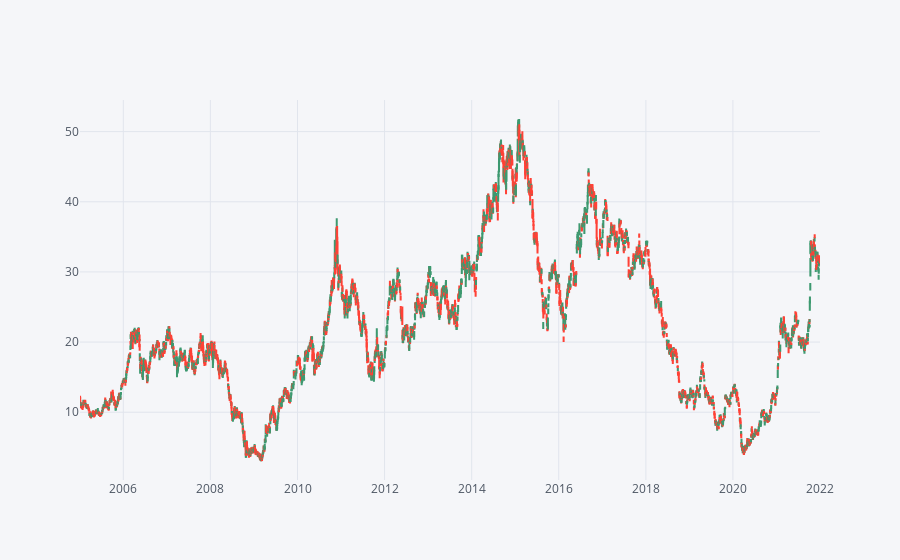

This figure's notebook cell:
### Code cell
ttm.iplot("candle")

### Figure 1 — Plotly figure (JSON) as saved in the notebook; plotly's stock layout.template omitted (floating-point values rounded to 4 significant figures; data arrays with more than 128 entries replaced by an {"elided": "..."} marker saying what was removed)
{"data": [{"close": {"elided": "4401 float values"}, "high": {"elided": "4401 float values"}, "low": {"elided": "4401 float values"}, "open": {"elided": "4401 float values"}, "showlegend": false, "type": "candlestick", "x": {"elided": "4401 str values"}, "yaxis": "y2"}], "layout": {"legend": {"bgcolor": "#F5F6F9", "font": {"color": "#4D5663"}}, "paper_bgcolor": "#F5F6F9", "plot_bgcolor": "#F5F6F9", "title": {"font": {"color": "#4D5663"}}, "xaxis": {"gridcolor": "#E1E5ED", "rangeslider": {"visible": false}, "showgrid": true, "tickfont": {"color": "#4D5663"}, "title": {"font": {"color": "#4D5663"}, "text": ""}, "zerolinecolor": "#E1E5ED"}, "yaxis": {"gridcolor": "#E1E5ED", "showgrid": true, "showticklabels": false, "tickfont": {"color": "#4D5663"}, "title": {"font": {"color": "#4D5663"}, "text": ""}, "zerolinecolor": "#E1E5ED"}, "yaxis2": {"gridcolor": "#E1E5ED", "showgrid": true, "tickfont": {"color": "#4D5663"}, "title": {"font": {"color": "#4D5663"}, "text": ""}, "zerolinecolor": "#E1E5ED"}}}
